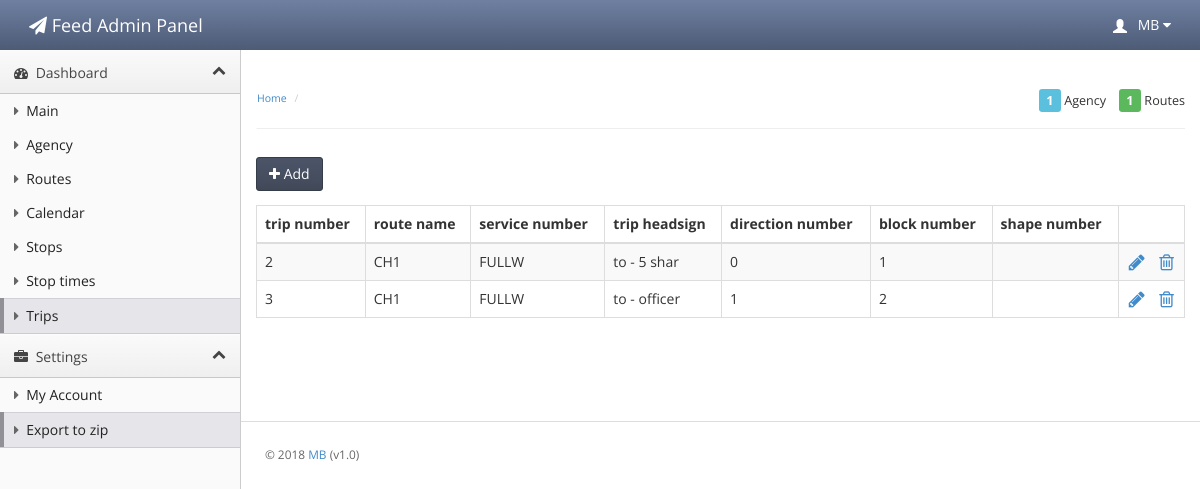
Page /index.php/trips on the committed database.
### tables this page shows
CREATE TABLE trips (trip_id INTEGER PRIMARY KEY AUTOINCREMENT, route_id INTEGER, service_id INTEGER, trip_headsign VARCHAR, direction_id VARCHAR, block_id VARCHAR, shape_id VARCHAR);

CREATE TABLE routes (route_id INTEGER PRIMARY KEY AUTOINCREMENT, agency_id INTEGER, route_short_name VARCHAR, route_long_name VARCHAR, route_desc VARCHAR, route_type INTEGER, route_url VARCHAR, route_color VARCHAR, route_text_color VARCHAR);

### application/core/MY_Loader.php (called while the page is built, shortened)
<?php
class MY_Loader extends CI_Loader {
    public function template($template_name, $vars = array(), $return = FALSE)
    {
        if($return):
        $content  = $this->view('header', $vars, $return);
        $content .= $this->view($template_name, $vars, $return);
        $content .= $this->view('footer', $vars, $return);
        return $content;
    else:
        $this->view($template_name, $vars);
    endif;
    }
}

### application/controllers/trips.php (called while the page is built, shortened)
<?php
class Trips extends CI_Controller {
    var $url = "trips";
    public function __construct() {
        $this->load->model('trips_model', 'model');
        $this->load->model('routes_model');
    }
    public function index() {
        $listdata = $this->model->getTripsList();
        $this->load->template($this->url."/index", array("listdata" => $listdata,
                                                         "sys_globals" => $GLOBALS["SYS_GLOBALS"]));
    }
}

### index.php (called while the page is built, shortened)
<?php
require_once BASEPATH.'core/CodeIgniter.php';

### application/models/trips_model.php (called while the page is built, shortened)
<?php
class Trips_model extends CI_Model {
    public function getTripsList() {
        $result = $this->db->query('select a.*, b.route_short_name from trips a inner join routes b on b.route_id = a.route_id ')->result_array();
        return $result;
    }
}

### application/views/trips/index.php (the view, shortened to what this page needs)
<div class="main-content">
    <div class="btn-toolbar list-toolbar">
        <a class="btn btn-primary" href="/trips/add"><i class="fa fa-plus"></i> Add</a>
    </div>
    <div class="row">
        <div class="col-md-12">
            <table class="table table-bordered table-striped">
                <thead>
                    <tr>
                        <th>trip number</th>
                        <th>route name</th>
                        <th>service number</th>
                        <th>trip headsign</th>
                        <th>direction number</th>
                        <th>block number</th>
                        <th>shape number</th>
                        <th></th>
                    </tr>
                </thead>
                <tbody>
                    <?php if (!empty($listdata)) { ?>
                        <?php foreach ($listdata as $row) { ?>
                            <tr>
                                <td><?php echo $row["trip_id"]; ?></td>
                                <td><?php echo $row["route_short_name"]; ?></td>
                                <td><?php echo $GLOBALS["SYS_GLOBALS"]["service"][$row["service_id"]]; ?></td>
                                <td><?php echo $row["trip_headsign"]; ?></td>
                                <td><?php echo $row["direction_id"]; ?></td>
                                <td><?php echo $row["block_id"]; ?></td>
                                <td><?php echo $row["shape_id"]; ?></td>
                                <td style="text-align: center;">
                                    <a href="/trips/edit/<?php echo $row["trip_id"]; ?>"><i class="fa fa-pencil fa-lg"></i></a>&nbsp;&nbsp;&nbsp;
                                    <a href="#myModal" role="button" data-id="<?php echo $row["trip_id"]; ?>" data-toggle="modal"><i class="fa fa-trash-o fa-lg"></i></a>
                                </td>
                            </tr>
                        <?php } ?>
                    <?php } ?>
                </tbody>
            </table>
        </div>
    </div>
</div>

### assets/css/theme.css (style rules this page uses)
body { background: #fafafa; background-position: initial initial; background-repeat: initial initial; margin: 0px; padding: 0px; }
body, h1, h2, h3, h4, h5, h6, p, a, .h1, .h2, .h3, .h4, .h5, .h6 { font-family: 'Open Sans', helvetica, arial, sans-serif; }
.btn-toolbar.list-toolbar { margin-bottom: 1em; }
.btn { -webkit-border-radius: 3px; -moz-border-radius: 3px; border-radius: 3px; }
.btn-primary { background-color: #414959; background-image: -webkit-gradient(linear, 0 0, 0 100%, from(#4c5568), to(#414959)); border: 1px solid #363d4a; font-weight: normal; }

### rows in the picture
trips: trip_id "2", route.route_short_name "CH1", service "FULLW", trip_headsign "to - 5 shar", direction "0", block "1"
trips: trip_id "3", route.route_short_name "CH1", service "FULLW", trip_headsign "to - officer", direction "1", block "2"
